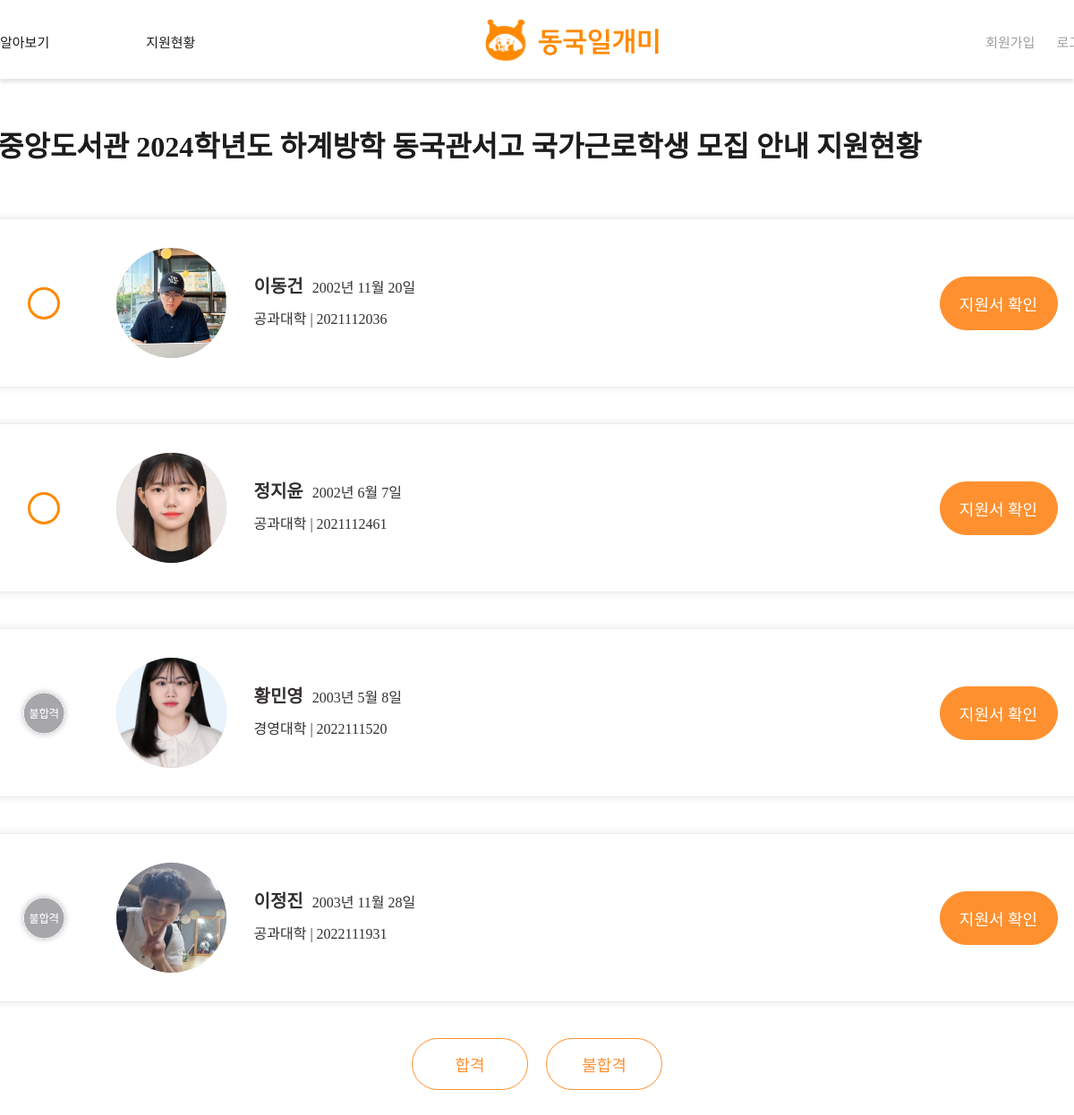
The page /users/staff-appslist/32 on the database as committed earlier.
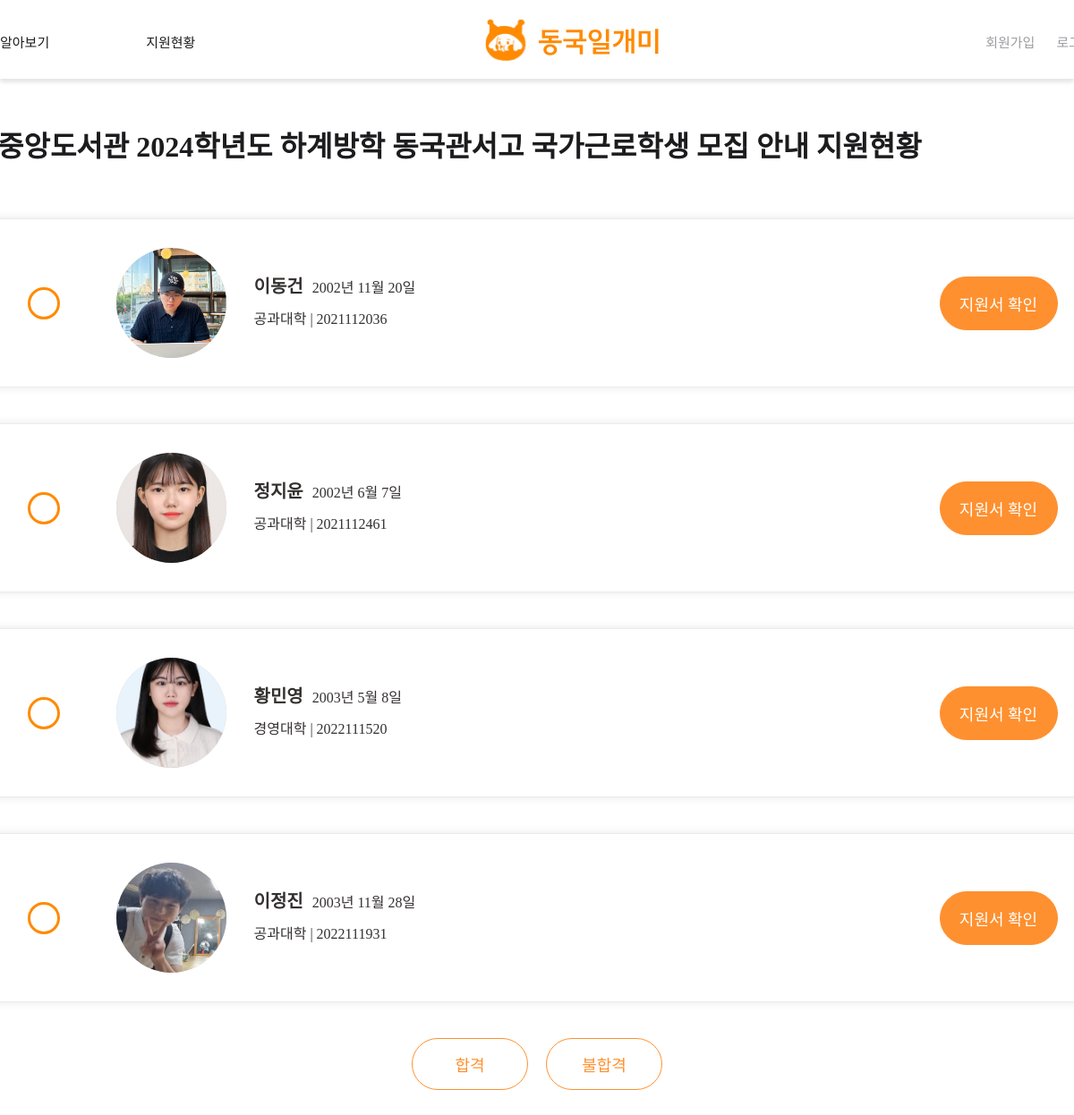
The same page on the database as committed later.
### main/models.py (models this page shows)
class Application(models.Model):
    post = models.ForeignKey(Post, null=False, related_name="applications", blank=False, on_delete=models.CASCADE)
    writer = models.ForeignKey(User, null=False, blank=False, on_delete=models.CASCADE)
    is_accepted = models.PositiveIntegerField(null=False, default=0)
    file = models.FileField(upload_to="application_file/", blank=True, null=True)

### accounts/models.py (models this page shows)
class Profile(models.Model):
    student_or_staff = models.CharField(max_length=20, blank=False)
    user = models.OneToOneField(User, on_delete=models.CASCADE)
    name = models.CharField(max_length=5, blank=False)
    GENDER_M = "male"
    GENDER_F = "female"
    GENDER_CHOICES = (
    	(GENDER_M, "Male"),
        (GENDER_F, "Female"),
    )
    gender = models.CharField(choices=GENDER_CHOICES, max_length=10, blank=True)
    birth = models.DateField(blank=False, null=True)
    photo = models.ImageField(upload_to="user_photo/", blank=True)
    department = models.CharField(max_length=20, blank=True)
    phone = models.CharField(max_length=20, blank=True)
    email = models.CharField(max_length=50, blank=False)
    student_number = models.CharField(max_length=10, blank=False)
    income = models.PositiveIntegerField(null=True, default=0)
    certification_student = models.FileField(upload_to="student_certification/", blank=True)
    certification_staff = models.FileField(upload_to="staff_certification/",blank=True)

### users/views.py (the view)
# urls.py: path('staff-appslist/<int:post_id>', staff_appslist, name="staff-appslist"),
def staff_appslist(request, post_id):
    post = get_object_or_404(Post, pk=post_id)
    applications = Application.objects.filter(post_id=post_id)
    return render(request, 'users/staff_appslist.html', {'applications': applications, 'post': post})

### users/templates/users/staff_appslist.html (shortened to what this page needs)
{% extends 'base.html' %}
{% load static %}
{% block content %}
<link
    rel="stylesheet"
    type="text/css"
    href="{% static 'css/users/staff_appslist.css'%}"
/>
<form action="{% url 'users:check-result' post.id %}" method="POST" enctype="multipart/form-data">
<div class="appslist">
    <div class="title">
        <div class="backBtn">
            <span id="word">{{post.organization}} {{post.title}} 지원현황</span>
        </div>
    </div>
    <div class="cardFrame">
        {% for app in applications %}
            <div class="card">
                <div class="cardPadding">
                    <div class="cardContent">
                            {% if app.is_accepted == 0 %}
                            <div class="fake">
                                <label for="checkbox{{ forloop.counter }}" class="custom-label"></label>
                            </div>
                        {% elif app.is_accepted == 1 %}
                            <div class="fake">
                                <img class="passFail" src="{% static 'images/icons/faillee.svg' %}" />
                            </div>
                        {% elif app.is_accepted == 2 %}
                            <div class="fake">
                                <img class="passFail" src="{% static 'images/icons/passlee.svg' %}" />
                            </div>
                        {% endif %}
                        <div class="img">
                            <div class="profileImage">
                                <img src="{{ app.writer.profile.photo.url }}" />
                            </div>
                        </div>
                        <div class="cardText">
                            <span class="ct"><span class="ct" id="bold">{{ app.writer.profile.name }}</span>{{app.writer.profile.birth}}</span>
                            <span class="ct">{{app.writer.profile.department}} | {{app.writer.profile.student_number}}</span>
                        </div>
                    </div>
                    <div class="cardBtnFrame">
                        <a href="{% url 'users:staff-studentappfile' post.id app.writer.id %}">
                            <div class="cardBtn">지원서 확인</div>
                        </a>
                    </div>
                </div>
            </div>
        {% endfor %}
        <div class="passfail">
            <button type="button" class="appBtn" id="pass">합격</button>
            <button type="button" class="appBtn" id="fail">불합격</button>
        </div>
    </div>
</div>
</form>
{% endblock %}

Rows that differ between the two databases and show on the page:
changed Application "황민영": is_accepted 1 → 0 (drawn); is_accepted: picture removed
changed Application "이정진": is_accepted 1 → 0 (drawn); is_accepted: picture removed
